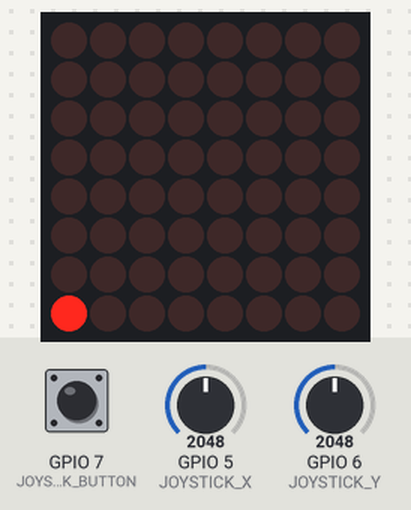
This sketch was run on a simulated ESP32-S3. Parts: 8×8 LED matrix. Inputs (shaded band) come from the test bench; at power-on: GPIO 5 (JOYSTICK_X) = 2048, GPIO 6 (JOYSTICK_Y) = 2048, GPIO 7 (JOYSTICK_BUTTON) HIGH. Nothing arrives over Bluetooth unless stated; what the sketch prints to the serial monitor is not drawn.

Above: at 1.2 s.
1.3 s: GPIO 5 (JOYSTICK_X) set to 2254
2.8 s: GPIO 5 (JOYSTICK_X) set to 2359
At 4.4 s:
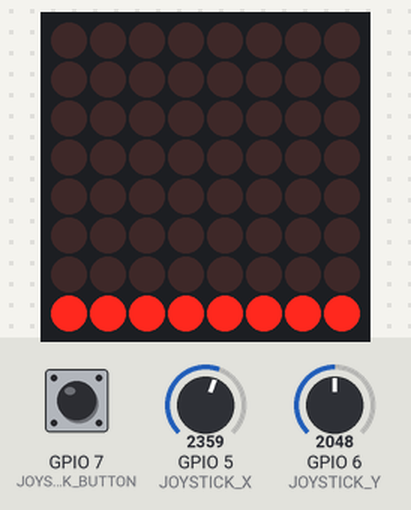
4.7 s: GPIO 6 (JOYSTICK_Y) set to 1826
6.2 s: GPIO 6 (JOYSTICK_Y) set to 1746
At 7.4 s:
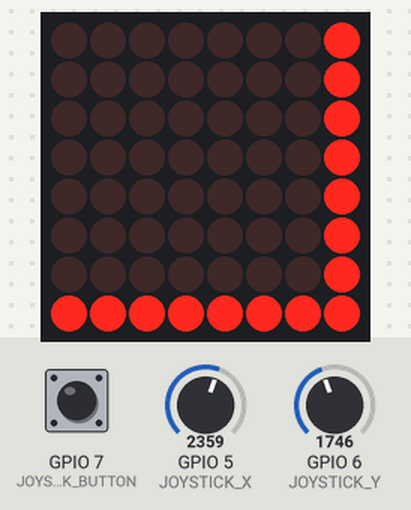
8.1 s: GPIO 7 (JOYSTICK_BUTTON) pulled LOW for 0.15 s
At 9.8 s:
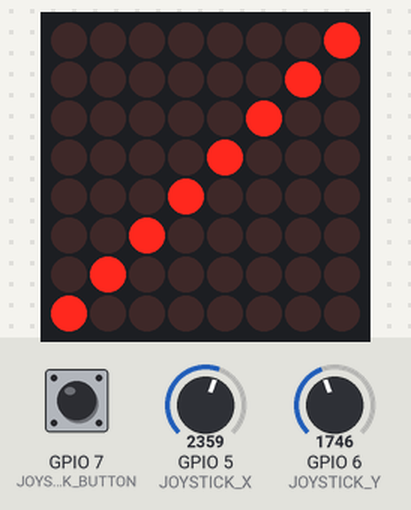
10.1 s: GPIO 6 (JOYSTICK_Y) set to 2271
11.6 s: GPIO 6 (JOYSTICK_Y) set to 2333
At 12.7 s:
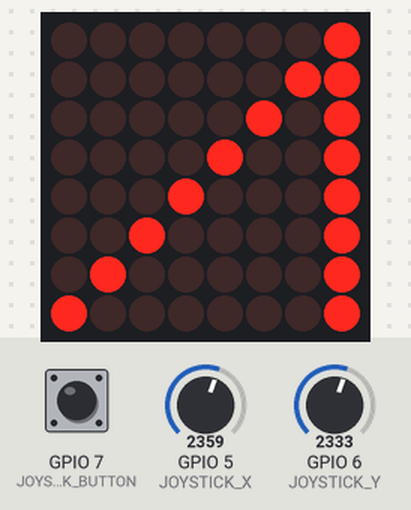
Timing chart, 0 to 14.5 s (numbered marks = the images above; inputs shaded):
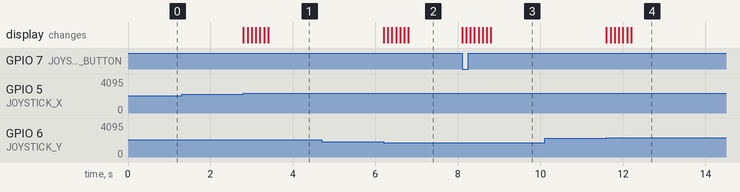

Measured:
- the behaviour switches between 2300 and 2301 on GPIO 5 (JOYSTICK_X) (found by bisection; images 0 and 1)
- the behaviour switches between 1800 and 1799 on GPIO 6 (JOYSTICK_Y) (found by bisection; images 1 and 2)
- the behaviour switches between 2300 and 2301 on GPIO 6 (JOYSTICK_Y) (found by bisection; images 3 and 4)
- after the input at 1.3 s, every drawn part: stays the same
- after the input at 2.8 s, the display: first changes at once (image 1 shows a later state)
- after the input at 4.7 s, every drawn part: stays the same
- after the input at 6.2 s, the display: first changes at once (image 2 shows a later state)
- after the input at 8.1 s, the display: first changes at once (image 3 shows a later state)
- after the input at 10.1 s, every drawn part: stays the same
- after the input at 11.6 s, the display: first changes at once (image 4 shows a later state)

The sketch:

Final_Project.ino
```cpp
/**
 * @file      Final_Project.ino
 * @brief     ESP32 controller node for capturing joystick input and transmitting 8x8 matrix frames via BLE.
 * @author    Alex Williams
 * @version   1.0
 */


// ================================================================ Includes ================================================================
#include <BLEDevice.h>
#include <BLEUtils.h>
#include <BLEServer.h>
#include "freertos/FreeRTOS.h"
#include "freertos/task.h"
#include "freertos/queue.h"
#include <MD_MAX72xx.h>
#include <SPI.h>


// ================================================================ Macros ================================================================
// Define physical GPIO pin numbers
#define JOYSTICK_X       5
#define JOYSTICK_Y       6
#define JOYSTICK_BUTTON  7

#define FREQ 128
#define PERIOD_MS (1000 / FREQ)

#define MATRIX_SIZE 8

// Class-provided UUID strings
#define SERVICE_UUID        "4fafc201-1fb5-459e-8fcc-c5c9c331914b"
#define CHARACTERISTIC_UUID "beb5483e-36e1-4688-b7f5-ea07361b26a8"

#define TARGET_DEVICE_NAME          "CARLOS_ESP32"
#define TARGET_SERVICE_UUID        (uint16_t)0x00FF
#define TARGET_CHARACTERISTIC_UUID (uint16_t)0xFF01

#define MATRIX_DIN   12  // Data In pin
#define MATRIX_CS    11  // Chip Select pin
#define MATRIX_CLK   10  // Clock pin
#define HARDWARE_TYPE MD_MAX72XX::FC16_HW
#define MAX_DEVICES   1


// ================================================================ Global Variables ================================================================
// Instantiate the control object using hardware SPI pins
MD_MAX72XX mx = MD_MAX72XX(HARDWARE_TYPE, MATRIX_DIN, MATRIX_CLK, MATRIX_CS, MAX_DEVICES);

static BLEAdvertisedDevice* myDevice = nullptr;
static BLERemoteCharacteristic* pRemoteCharacteristic = nullptr;
static bool doConnect = false;
static bool connected = false;

/**
 * @struct  GridFrame
 * @brief   Holds an 8-byte buffer representing the entire 8x8 canvas state.
 * @details Each byte represents a row, and each bit inside that byte represents a column (1 = ON, 0 = OFF).
 */
typedef struct {
  uint8_t rows[MATRIX_SIZE];
} GridFrame;

// Task and Queue Handles
static QueueHandle_t FrameQueue_Handle = NULL;
static TaskHandle_t Joystick_Handle = NULL;
static TaskHandle_t BLE_Handle = NULL;

// Global internal canvas tracking the 8x8 matrix state
static uint8_t canvas[MATRIX_SIZE] = {0};
static int16_t currentY = 7;
static int16_t currentX = 7;


// ================================================================ Forward Declarations ================================================================
void initHardware();
void JoystickCheck_Task(void *pvParameter);
void BleTransmit_Task(void *pvParameter);
void updateLedMatrix(uint8_t x, uint8_t y, bool clear);


// ================================================================ Classes ================================================================
/**
 * @class   MyAdvertisedDeviceCallbacks
 * @brief   Callback class for handling BLE scan results.
 * @details Evaluates advertised devices against the target device name and locks onto the correct robotic arm peripheral.
 */
class MyAdvertisedDeviceCallbacks: public BLEAdvertisedDeviceCallbacks {

  /**
   * @brief   Called automatically when a BLE device is found during a scan.
   * @param   advertisedDevice: The BLE device discovered during the scan.
   * @return  None
   */
  void onResult(BLEAdvertisedDevice advertisedDevice) {
    if (advertisedDevice.getName() == TARGET_DEVICE_NAME) {
      advertisedDevice.getScan()->stop();

      // Save the device reference so the transmit task can connect to it
      myDevice = new BLEAdvertisedDevice(advertisedDevice);
      doConnect = true;
    }
  }
};


// ================================================================ Main Execution ================================================================
/**
 * @brief   Standard Arduino setup initialization.
 * @details Initializes serial communication, hardware peripherals, FreeRTOS queues, and spawns the joystick and BLE application tasks.
 * @return  None
 */
void setup() {
  Serial.begin(115200);

  initHardware();

  // Queue holds completed frame arrays ready for transmission
  FrameQueue_Handle = xQueueCreate(5, sizeof(GridFrame));
  if (FrameQueue_Handle == NULL) {
    Serial.println("ERROR: Failed to create Frame Queue");
  }

  xTaskCreatePinnedToCore(JoystickCheck_Task, "JoystickCheck", 4096, NULL, 3, &Joystick_Handle, 1);
  xTaskCreatePinnedToCore(BleTransmit_Task, "BleTransmit", 4096, NULL, 2, &BLE_Handle, 0);
}


/**
 * @brief   Standard Arduino infinite loop.
 * @details Task execution is handled by FreeRTOS, so the main loop is permanently delayed to yield CPU time.
 * @return  None
 */
void loop() {
  vTaskDelay(portMAX_DELAY);
}


// ================================================================ Function Implementations ================================================================
/**
 * @brief   Initializes GPIO pins and the MAX7219 LED matrix hardware.
 * @return  None
 */
void initHardware() {
  pinMode(JOYSTICK_X, INPUT);
  pinMode(JOYSTICK_Y, INPUT);
  pinMode(JOYSTICK_BUTTON, INPUT_PULLUP);

  mx.begin();
  mx.clear();

  Serial.println("Hardware initialized.");
}


/**
 * @brief   FreeRTOS task running on Core 1 to monitor joystick inputs and update the drawing matrix.
 * @details Reads analog inputs from the joystick, updates the internal coordinate trackers, illuminates
 * the corresponding LED, and packages the final matrix frame into a queue upon button press.
 * @param   pvParameter: Pointer to FreeRTOS task parameters (unused).
 * @return  None
 */
void JoystickCheck_Task(void *pvParameter) {
  TickType_t xLastWakeTime;
  const TickType_t xFrequency = pdMS_TO_TICKS(100);

  xLastWakeTime = xTaskGetTickCount();
  bool buttonWasPressed = false;

  const int CENTER_LOW = 1800;
  const int CENTER_HIGH = 2300;

  canvas[currentY] |= (1 << currentX);
  updateLedMatrix(currentX, currentY, false);

  while (1) {
    int rawX = analogRead(JOYSTICK_X);
    int rawY = analogRead(JOYSTICK_Y);
    bool btnPressed = (digitalRead(JOYSTICK_BUTTON) == LOW);

    // Check X-Axis (Left / Right movement)
    if (rawX > CENTER_HIGH) {
      currentX--; // Push Right
    } else if (rawX < CENTER_LOW) {
      currentX++; // Push Left
    }

    // Check Y-Axis (Up / Down movement)
    if (rawY > CENTER_HIGH) {
      currentY++; // Push Down
    } else if (rawY < CENTER_LOW) {
      currentY--; // Push Up
    }

    // Constrain the cursor positions so it cannot wander off the 8x8 boundaries (0 to 7)
    if (currentX < 0) currentX = 0;
    if (currentX > 7) currentX = 7;
    if (currentY < 0) currentY = 0;
    if (currentY > 7) currentY = 7;

    canvas[currentY] |= (1 << currentX);
    updateLedMatrix(currentX, currentY, false);

    if (btnPressed && !buttonWasPressed) {
      GridFrame completedFrame;
      memcpy(completedFrame.rows, canvas, MATRIX_SIZE);

      if (xQueueSend(FrameQueue_Handle, &completedFrame, (TickType_t)0) == pdPASS) {
        updateLedMatrix(0, 0, true);

        currentX = 7;
        currentY = 7;

        // Illuminate the starting pixel for the next drawing session
        canvas[currentY] |= (1 << currentX);
        mx.setPoint(currentY, currentX, true);
        mx.update();

      } else {
        Serial.println("[WARN] Frame queue saturated.");
      }
    }

    buttonWasPressed = btnPressed;
    vTaskDelayUntil(&xLastWakeTime, xFrequency);
  }
}


/**
 * @brief   FreeRTOS task running on Core 0 acting as a BLE Client to transmit matrix data.
 * @details Scans for the target BLE peripheral, establishes a connection, adjusts the MTU size,
 * and waits for frames in the FreeRTOS queue to transmit as a 64-byte ASCII payload.
 * @param   pvParameter: Pointer to FreeRTOS task parameters (unused).
 * @return  None
 */
void BleTransmit_Task(void *pvParameter) {
  BLEDevice::init("ESP32_Matrix_Remote");

  // Start the Scanner
  BLEScan* pBLEScan = BLEDevice::getScan();
  pBLEScan->setAdvertisedDeviceCallbacks(new MyAdvertisedDeviceCallbacks());
  pBLEScan->setActiveScan(true);
  pBLEScan->start(0);

  GridFrame outgoingFrame;

  for (;;) {
    if (doConnect && myDevice != nullptr) {
      BLEClient* pClient = BLEDevice::createClient();

      pClient->setMTU(500);

      if (pClient->connect(myDevice)) {
        BLERemoteService* pRemoteService = pClient->getService(BLEUUID(TARGET_SERVICE_UUID));
        if (pRemoteService != nullptr) {
          pRemoteCharacteristic = pRemoteService->getCharacteristic(BLEUUID(TARGET_CHARACTERISTIC_UUID));
          if (pRemoteCharacteristic != nullptr) {
            connected = true;
          }
        }
      }
      doConnect = false;
    }

    // Wait for Joystick Frame and Transmit
    if (connected) {
      if (xQueueReceive(FrameQueue_Handle, &outgoingFrame, portMAX_DELAY) == pdTRUE) {

        char ascii_payload[65]; // 64 characters + 1 null terminator
        int index = 0;

        for (int row = 0; row < MATRIX_SIZE; row++) {
          for (int col = 0; col < MATRIX_SIZE; col++) {
            // Read the individual bit. If high, append '1', else append '0'
            if (outgoingFrame.rows[row] & (1 << col)) {
              ascii_payload[index] = '1';
            } else {
              ascii_payload[index] = '0';
            }
            index++;
          }
        }
        // Null terminate the string safely
        ascii_payload[64] = '\0';

        // Write the 64-byte ASCII string to the ESP-IDF Server
        pRemoteCharacteristic->writeValue(ascii_payload, 64);
      }
    } else {
      vTaskDelay(pdMS_TO_TICKS(500));
    }
  }
}


/**
 * @brief   Helper function to update the local MAX7219 LED matrix display.
 * @details Can either illuminate a specific coordinate or execute a full hardware and software reset of the canvas.
 * @param   x: X-coordinate (column) to illuminate.
 * @param   y: Y-coordinate (row) to illuminate.
 * @param   clear: Boolean flag. If true, the matrix hardware and local tracker are wiped clean.
 * @return  None
 */
void updateLedMatrix(uint8_t x, uint8_t y, bool clear) {
  if (clear) {
    mx.clear();
    memset(canvas, 0, sizeof(canvas));
  } else {
    mx.setPoint(y, x, true);
    mx.update();
  }
}
```
